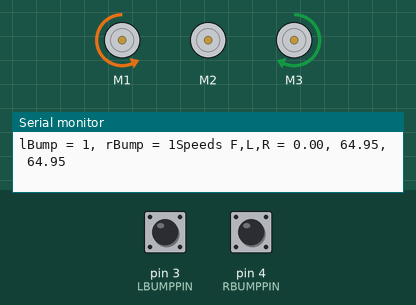
A sketch run on a simulated Arduino Mega 2560, built with avr-gcc and run on an emulated ATmega2560. Shown: 3 × DC motor (green arrow = forward, orange = backward, longer = faster), the last lines printed to the serial monitor. Inputs (shaded band) come from the test bench; at power-on: pin 3 (LBUMPPIN) HIGH, pin 4 (RBUMPPIN) HIGH.

Above: at 1.2 s.
1.3 s: pin 3 (LBUMPPIN) pulled LOW for 0.15 s
At 1.43 s:
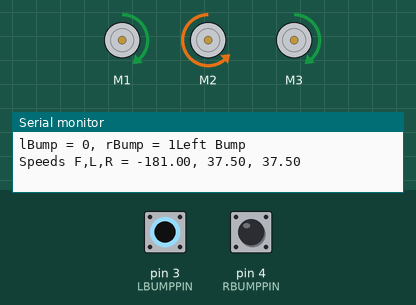
3.0 s: pin 4 (RBUMPPIN) pulled LOW for 0.15 s
At 3.8 s:
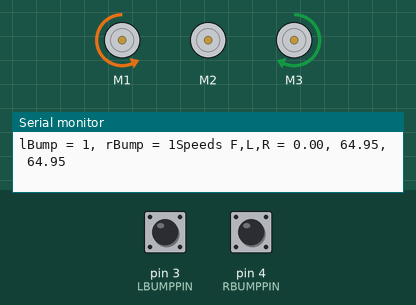
4.6 s: pin 3 (LBUMPPIN) pulled LOW for 1 s
At 5.0 s:
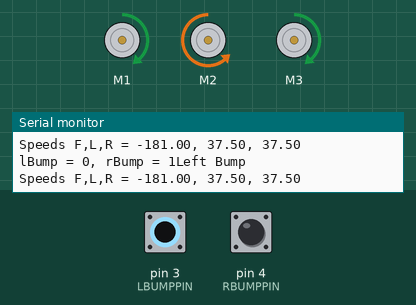
8.6 s: pin 4 (RBUMPPIN) pulled LOW for 1 s
At 9.4 s:
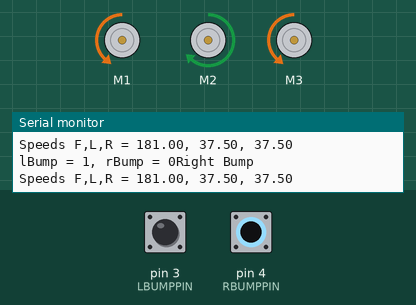
12.6 s: pin 4 (RBUMPPIN) pulled LOW for 3.2 s
At 16.5 s:
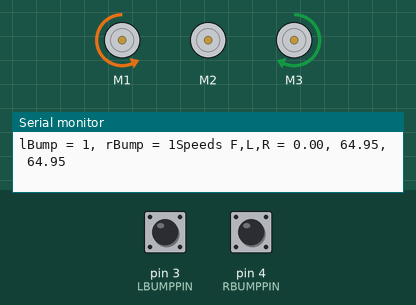
17.3 s: pin 3 (LBUMPPIN) driven LOW and pin 4 (RBUMPPIN) driven LOW
At 17.8 s:
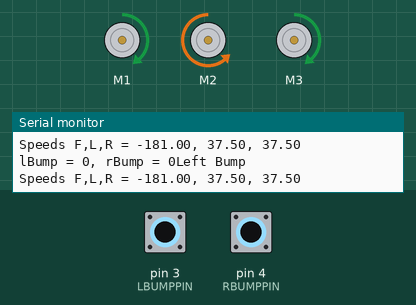
Timing chart, 0 to 20.3 s (numbered marks = the images above; inputs shaded):
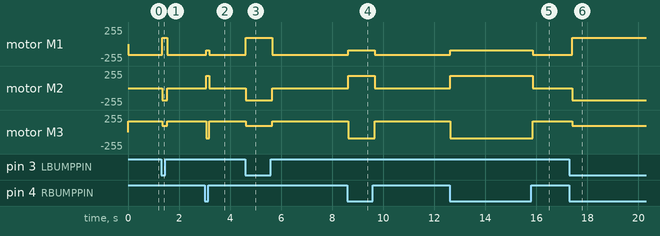

Measured:
- after the input at 1.3 s, motor M1: backward 163/255 → forward 94/255 at once, → backward 163/255 0.21 s later; motor M2: stopped → backward 181/255 at once, → stopped 0.21 s later; motor M3: forward 163/255 → forward 94/255 at once, → forward 163/255 0.21 s later
- after the input at 3.0 s, motor M1: backward 163/255 → backward 94/255 after 0.08 s, → backward 163/255 0.10 s later; motor M2: stopped → forward 181/255 after 0.08 s, → stopped 0.10 s later; motor M3: forward 163/255 → backward 94/255 after 0.08 s, → forward 163/255 0.10 s later
- after the input at 4.6 s, motor M1: backward 163/255 → forward 94/255 at once, → backward 163/255 1.0 s later; motor M2: stopped → backward 181/255 at once, → stopped 1.0 s later; motor M3: forward 163/255 → forward 94/255 at once, → forward 163/255 1.0 s later
- after the input at 8.6 s, motor M1: backward 163/255 → backward 94/255 at once, → backward 163/255 1.0 s later; motor M2: stopped → forward 181/255 at once, → stopped 1.0 s later; motor M3: forward 163/255 → backward 94/255 at once, → forward 163/255 1.0 s later
- after the input at 12.6 s, motor M1: backward 163/255 → backward 94/255 at once, → backward 163/255 3.2 s later; motor M2: stopped → forward 181/255 at once, → stopped 3.2 s later; motor M3: forward 163/255 → backward 94/255 at once, → forward 163/255 3.2 s later
- after the input at 17.3 s, motor M1: backward 163/255 → forward 94/255 after 0.10 s; motor M2: stopped → backward 181/255 after 0.10 s; motor M3: forward 163/255 → forward 94/255 after 0.10 s

The sketch:

Bump1.ino
```cpp
/* AdaAutoDemo.ino
 This is a test sketch for autonomous driving mode of
 the three-wheeled drive Bread Board Bot (BBbot, B^3)

 Arduino: Arduino Mega v3
 Motor Shield: Adafruit assembled Motor Shield for Arduino v2
 ---->  http://www.adafruit.com/products/1438

 Programmer: Dave Eslinger; December 2, 2014
 */
#include <Wire.h>
#include <Adafruit_MotorShield.h>
//#include <"utility/Adafruit_PWMServoDriver.h"
#include <math.h>

#define LBUMPPIN 3
#define FBUMPPIN 5
#define RBUMPPIN 4

float theta;
int direction;
float magnitude;
float duration;
byte brake;
byte mLdir;
byte mFdir;
byte mRdir;

// Create the motor shield object with the default I2C address
Adafruit_MotorShield AFMS = Adafruit_MotorShield();

// Define 'ports' M1, M2, M3 or M4 for motors.
Adafruit_DCMotor *mL = AFMS.getMotor(1);
Adafruit_DCMotor *mF = AFMS.getMotor(2);
Adafruit_DCMotor *mR = AFMS.getMotor(3);


void setup(void){
  Serial.begin(9600);
  AFMS.begin();  // create with the default frequency 1.6KHz
  // Turn off all motors
  mL->run(RELEASE);
  mF->run(RELEASE);
  mR->run(RELEASE);
  // Bump Switch pins
  pinMode(LBUMPPIN,INPUT_PULLUP);
  pinMode(RBUMPPIN,INPUT_PULLUP);
}

void loop(void){
  byte lBump = digitalRead(LBUMPPIN);
  byte rBump = digitalRead(RBUMPPIN);
  Serial.print("lBump = ");
  Serial.print(lBump);
  Serial.print(", rBump = ");
  Serial.print(rBump);

  if ( lBump and rBump ) { // No switch, drive straight
    duration = 100;
    magnitude = 75;
    direction = 0.;
  }
  else if (not lBump ) {   // Left switch triggered, move right
    duration = 100;
    magnitude = 75;
    direction = 90.;
    Serial.println("Left Bump");
  }
  else {                   // Right switch triggered, move left
    duration = 100;
    magnitude = 75;
    direction = -90.;
    Serial.println("Right Bump");
  }

  theta = ( M_PI * direction ) / 180. ;
  if( duration > 0 ) {

    float vx = magnitude * sin(theta);
    float vy = magnitude * cos(theta);
    /* Serial.print("vx, vy = "); */
    /* Serial.print(vx); */
    /* Serial.print(", "); */
    /* Serial.println(vy); */

    const float sqrt3o2 = 1.0*sqrt(3)/2;
    //STEP 3. Find wheel vectors
    float wF = -vx * .95 ;  // Multiply by fudge factor to prevent rotation if needed
    float wL = 0.5*vx - sqrt3o2 * vy;
    float wR = 0.5*vx + sqrt3o2 * vy;

    byte wF_speed = (byte) map(abs(wF), 0, 100, 0, 255);
    byte wL_speed = (byte) map(abs(wL), 0, 100, 0, 255);
    byte wR_speed = (byte) map(abs(wR), 0, 100, 0, 255);
    /* Set Motor directions.  For Adafruit V2 Motorshield:
     1 is Clockwise (Positive motor direction)
     2 is Counterclockwise (Negative vector direction)
     	 3 is Brake (May not work)
     	 4 is Release = stop power, not driving, but not brake
     	 so we can use a logic test since TRUE = 1 and FALSE = 0
     */
    mF->run((wF > 0) ? 1: 2 );
    mL->run((wL > 0) ? 1: 2 );
    mR->run((wR > 0) ? 1: 2 );


    // Set the speeds
    mF->setSpeed(wF_speed);
    mL->setSpeed(wL_speed);
    mR->setSpeed(wR_speed);

    //Print out motor control details
    Serial.print("Speeds F,L,R = ");
    Serial.print(copysign(wF_speed,wF));
    Serial.print(", ");
    Serial.print(copysign(wL,wL_speed));
    Serial.print(", ");
    Serial.println(copysign(wR,wR_speed));

    // Run motors for the duration requested
    delay(duration);

  }
  else{ // no duration entered, so stop all motors
    mF->setSpeed(0);
    mL->setSpeed(0);
    mR->setSpeed(0);
  }

}


/*
 SerialEvent occurs whenever a new data comes in the
 hardware serial RX.  This routine is run between each
 time loop() runs, so using delay inside loop can delay
 response.  Multiple bytes of data may be available.
 */
/* void serialEvent() { */
/*   while (Serial.available()) { */
/*     // get the new byte: */
/*     char inChar = (char)Serial.read();  */
/*     // add it to the inputString: */
/*     inputString += inChar; */
/*     // if the incoming character is a newline, set a flag */
/*     // so the main loop can do something about it: */
/*     if (inChar == '\n') { */
/*       stringComplete = true; */
/*     }  */
/*   } */
/* } */
```
